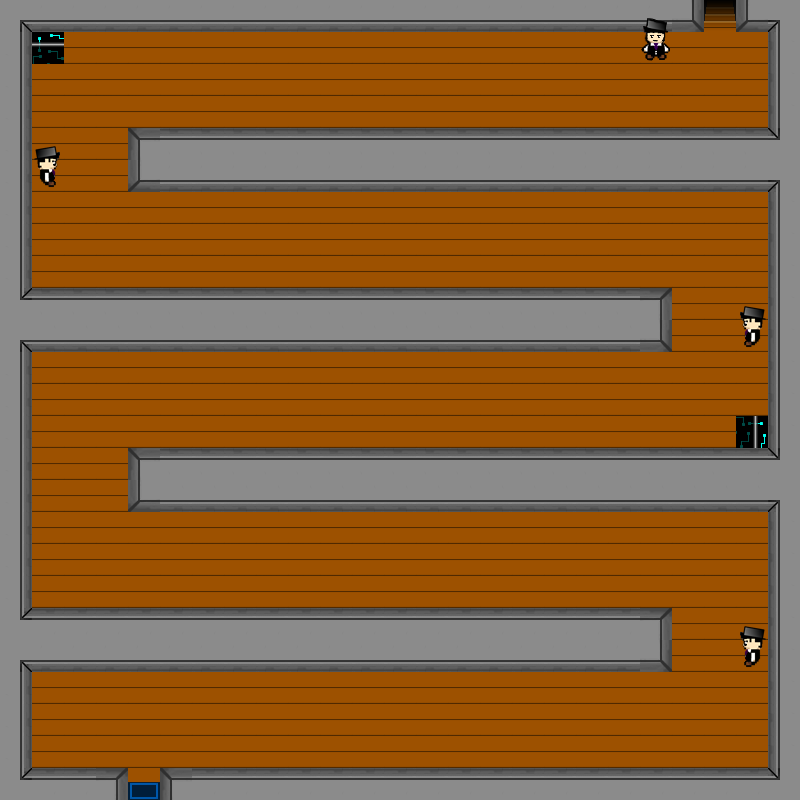

Below is a game level as drawn by its tile map, then a one-line description and the .tmx that defines it (tile-layer data replaced by summaries):
An orthogonal 25x25 tile map with 32x32 px tiles, 4 tile layers (Camada de Tiles 1, Colisoes, Baus, Enemies), 2 hidden layers not drawn, 15 tilesets.

<map version="1.0" orientation="orthogonal" renderorder="right-down" width="25" height="25" tilewidth="32" tileheight="32" nextobjectid="1">
 <tileset firstgid="1" name="Parede" tilewidth="32" tileheight="32">
  <image source="Parede.png" width="96" height="32" />
 </tileset>
 <tileset firstgid="4" name="Tile_Madeira" tilewidth="32" tileheight="32">
  <image source="Tile_Madeira.png" width="32" height="32" />
 </tileset>
 <tileset firstgid="5" name="TapeteEntrada" tilewidth="32" tileheight="32">
  <image source="TapeteEntrada.png" width="32" height="32" />
  <tile id="0">
   <properties>
    <property name="door" value="door" />
   </properties>
  </tile>
 </tileset>
 <tileset firstgid="6" name="EscadaDescendo" tilewidth="32" tileheight="32">
  <image source="EscadaDescendo.png" width="32" height="32" />
  <tile id="0">
   <properties>
    <property name="door" value="door" />
   </properties>
  </tile>
 </tileset>
 <tileset firstgid="7" name="EscadaSubindo" tilewidth="32" tileheight="32">
  <image source="EscadaSubindo.png" width="32" height="32" />
  <tile id="0">
   <properties>
    <property name="door" value="door" />
   </properties>
  </tile>
 </tileset>
 <tileset firstgid="8" name="Bau" tilewidth="32" tileheight="32">
  <image source="Bau.png" width="32" height="32" />
  <tile id="0">
   <properties>
    <property name="chest" value="chest" />
   </properties>
  </tile>
 </tileset>
 <tileset firstgid="9" name="ParedeInvisivel" tilewidth="32" tileheight="32">
  <image source="ParedeInvisivel.png" width="32" height="32" />
  <tile id="0">
   <properties>
    <property name="blocked" value="blocked" />
   </properties>
  </tile>
 </tileset>
 <tileset firstgid="10" name="Portal1" tilewidth="32" tileheight="32">
  <image source="Portal1.png" width="32" height="32" />
  <tile id="0">
   <properties>
    <property name="blocked" value="blocked" />
    <property name="doorHome" value="MapaExterno.tmx" />
   </properties>
  </tile>
 </tileset>
 <tileset firstgid="11" name="Portal2" tilewidth="32" tileheight="32">
  <image source="Portal2.png" width="32" height="32" />
  <tile id="0">
   <properties>
    <property name="blocked" value="blocked" />
    <property name="stair" value="2oAndarBabi.tmx" />
   </properties>
  </tile>
 </tileset>
 <tileset firstgid="12" name="VilaoMelee" tilewidth="32" tileheight="32">
  <image source="VilaoMelee.png" width="32" height="64" />
  <tile id="1">
   <properties>
    <property name="battle" value="up" />
   </properties>
  </tile>
 </tileset>
 <tileset firstgid="14" name="Exclamacao" tilewidth="32" tileheight="32">
  <image source="Exclamacao.png" width="32" height="64" />
 </tileset>
 <tileset firstgid="16" name="VilaoMeleeLado" tilewidth="32" tileheight="32">
  <image source="VilaoMeleeLado.png" width="32" height="64" />
  <tile id="1">
   <properties>
    <property name="battle" value="right" />
   </properties>
  </tile>
 </tileset>
 <tileset firstgid="18" name="VilaoMeleeSAtributos" tilewidth="32" tileheight="32">
  <image source="VilaoMelee.png" width="32" height="64" />
 </tileset>
 <tileset firstgid="20" name="VilaoMeleeLadoSAtributos" tilewidth="32" tileheight="32">
  <image source="VilaoMeleeLado.png" width="32" height="64" />
 </tileset>
 <tileset firstgid="22" name="VilaoMeleeOLado" tilewidth="32" tileheight="32">
  <image source="VilaoMeleeOLado.png" width="32" height="64" />
  <tile id="1">
   <properties>
    <property name="battle" value="left" />
   </properties>
  </tile>
 </tileset>
 <layer name="Camada de Tiles 1" width="25" height="25">
  <data>[625 cells, 625 non-empty, 6 distinct tile ids]</data>
 </layer>
 <layer name="Colisoes" width="25" height="25" opacity="0">
  <data>[625 cells, 620 non-empty, 4 distinct tile ids]</data>
 </layer>
 <layer name="Baus" width="25" height="25">
  <data>[625 cells, 2 non-empty, 1 distinct tile ids]</data>
 </layer>
 <layer name="Baus2" width="25" height="25" visible="0">
  <data>[625 cells, 1 non-empty, 1 distinct tile ids]</data>
 </layer>
 <layer name="Enemies" width="25" height="25">
  <data>[625 cells, 8 non-empty, 5 distinct tile ids]</data>
 </layer>
 <layer name="Exclamacao" width="25" height="25" visible="0">
  <data>[625 cells, 4 non-empty, 3 distinct tile ids]</data>
 </layer>
</map>
